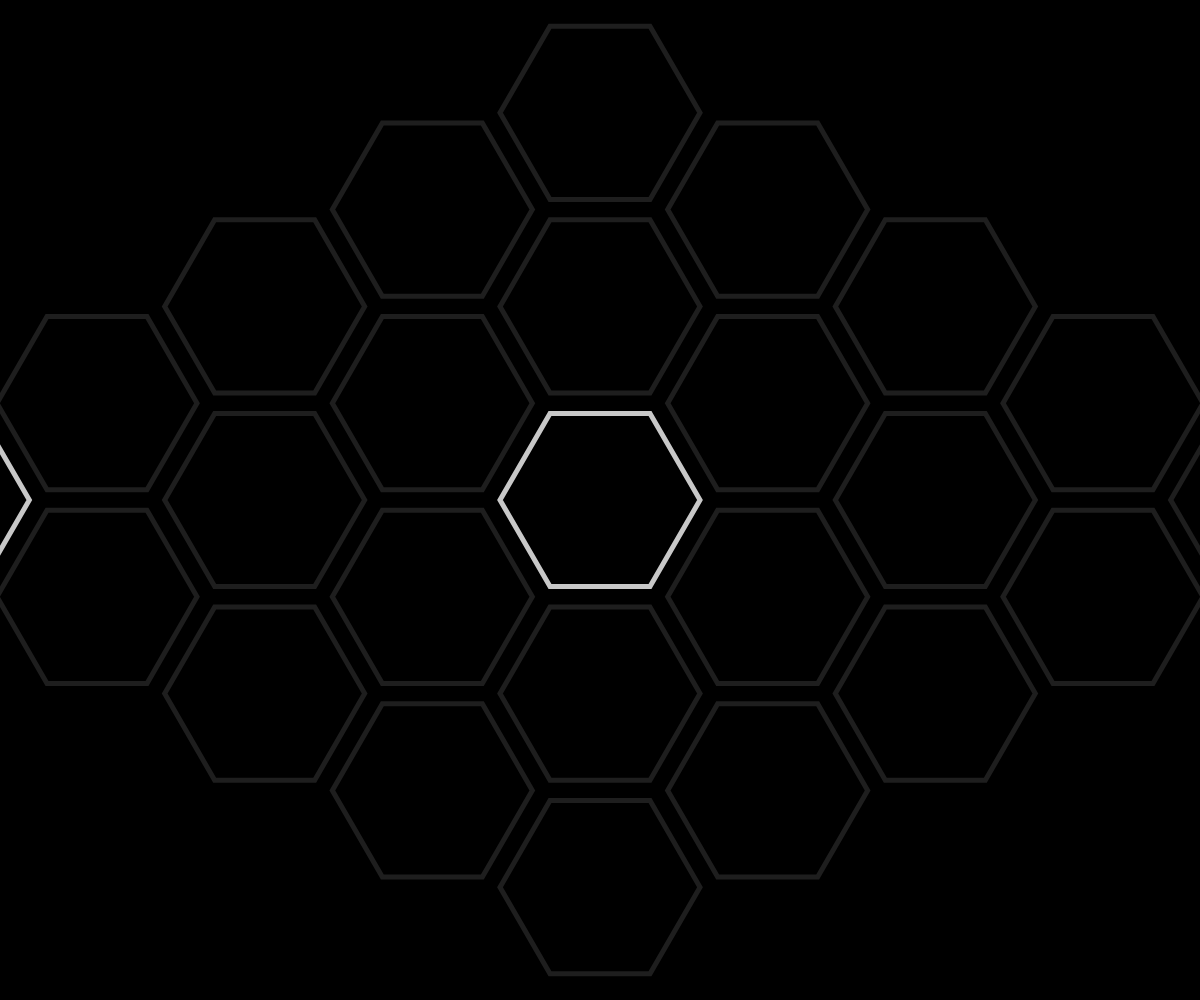
Frame 1 (no input)
Frame 60 (no input): identical to frame 1, image omitted
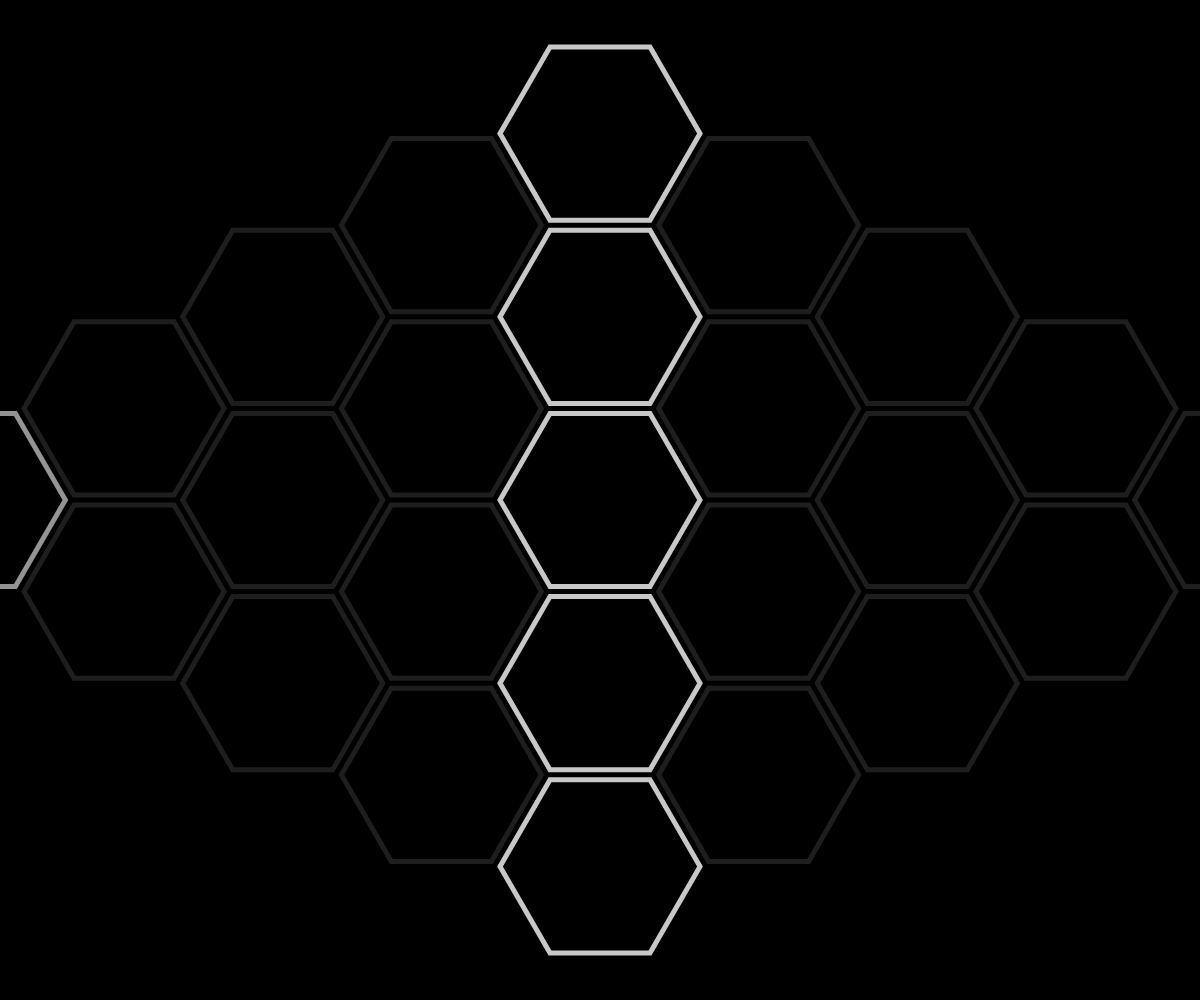
Frame 120 (the mouse pressed at the canvas centre since frame 60)

The p5.js sketch that drew these frames (run headless with seeded random() and noise() and a simulated clock; from frame 60 on, the mouse is pressed at the canvas centre):

// p5.js sketch
// ── sketch.js
var n = 6;
let noiseMax = 0.001;
let zoff = 0;
function setup() {
  createCanvas(windowWidth, windowHeight);
  angleMode(DEGREES);
}
function draw() {
  background(0);
  push();
  keyPressed();
  mainShow(n);
  pop();
}
function keyPressed() {
  if (keyCode === LEFT_ARROW) {
    n = 36;
  } else if (keyCode === RIGHT_ARROW) {
    n = 12;
  } else if (keyCode === UP_ARROW) {
    n = 24;
  } else if (keyCode === DOWN_ARROW) {
    n = 6;
  }
}
function polygon(x, y, npoints) {
  let radius;
  let angle = 360 / npoints;
  if (n != 6) {
    rotate(map(mouseX, 0, width, 0, 45));
  }
  beginShape();
  noiseMax = map(mouseX, 0, width, 0, 10);
  for (let a = 0; a < 360; a += angle) {
    let xoff = map(cos(a), -1, 1, 0, noiseMax);
    let yoff = map(sin(a), -1, 1, 0, noiseMax);
    if (2 * angle == 30) {
      if (a % 30 == 0) {
        radius = map(mouseX, 0, width, 89.658, 110.342);
      } else {
        radius = 100;
      }
    } else if (2 * angle == 60) {
      if (a % 60 == 0) {
        radius = map(mouseX, 0, width, 100, 100);
      } else {
        radius = 100;
      }
    } else if (2 * angle == 20) {
      if (a % 60 == 0) {
        radius = map(mouseX, 0, width, 87, 113);
      } else if (a % 30 == 0) {
        radius = 100;
      } else {
        radius = 98;
      }
    } else {
      radius = 100;
    }
    let sx = x + cos(a) * radius;
    let sy = y + sin(a) * radius;
    vertex(sx, sy);
    zoff += 0.001;
  }
  endShape(CLOSE);
}

// ── Glitch.js
function glitch() {
  for (let i = 0; i < img[0].height / 60; i++) {
    //dist(pmouseX, pmouseY, mouseX, mouseY) * 0.04; i++) {
    drawStreak();
  }
  for (let i = 0; i < img[1].height / 60; i++) {
    //dist(pmouseX, pmouseY, mouseX, mouseY) * 0.04; i++) {
    drawStreak();
  }
}

function drawStreak() {
  let y = floor(random(height));
  let h = floor(random(20, 30)); //floor(random(1, 100));
  let xChange = floor(
    map(
      noise(y * yNoiseChange, (vol * 0.3 + frameCount) * timeNoiseChange),
      0.06,
      0.94,
      -maxXChange,
      maxXChange
    )
  ); //floor(random(-maxXChange, maxXChange));
  let yChange = floor(
    xChange * (maxYChange / maxXChange) * random() > 0.1 ? -1 : 1
  );

  if (
    random() <
    (dist(pmouseX, pmouseY, mouseX, mouseY) / width) * 0.3 + 0.0015
  )
    filter(POSTERIZE, floor(random(2, 6)));
  if (mouseIsPressed && abs(mouseY - y) < 60) {
    if (!inverted) filter(INVERT);
    inverted = true;
  } else {
    if (inverted) filter(INVERT);
    inverted = false;
  }

  //if(random()<0.03)tint(random(255), random(255), random(255));

  //copy(img, 0, y, img.width, h, xChange - maxXChange, -maxYChange + y + yChange, img.width, h);
  image(
    img[0],
    xChange - maxXChange,
    -maxYChange + y + yChange,
    img[0].width,
    h,
    0,
    y,
    img[0].width,
    h
  );
  image(
    img[1],
    xChange - maxXChange,
    -maxYChange + y + yChange,
    img[1].width,
    h,
    0,
    y,
    img[1].width,
    h
  );
}

function glitch2() {
  for (var i = 0; i < drops.length; i++) {
    drops[i].fall();
    drops[i].show();
  }
}
function Drop() {
  this.x = random(-500, height);
  this.y = random(-500, width);
  this.y2 = random(width + 500, width / 2);
  this.z = random(0, 20);
  this.len = map(this.z, 0, 20, 10, 20);
  this.yspeed = map(this.z, 0, 20, 1, 20);

  this.fall = function() {
    this.y = this.y + this.yspeed;
    this.y2 = this.y2 - this.yspeed;
    var grav = map(this.z, 0, 20, 0, 0.2);
    this.yspeed = this.yspeed + grav;

    if (this.y > width / 2 - 400) {
      this.y = random(-200, -100);
      this.yspeed = map(this.z, 0, 20, 4, 10);
    }
    if (this.y2 < width / 2 + 300) {
      this.y2 = random(width + 200, width + 100);
      this.yspeed = map(this.z, 0, 20, 4, 10);
    }
  };

  this.show = function() {
    var thick = map(this.z, 0, 20, 4, 6);
    strokeWeight(thick);
    stroke(random(0, 100));
    line(this.y2, this.x, this.y2 + this.len * 10, this.x);
    line(this.y, this.x, this.y + this.len * 10, this.x);
  };
}
/*
function glitch() {
  var total = 5;
  var count = 0;

  while (count < total) {
    var newC = newCircle();
    if (newC !== null) {
      circles.push(newC);
      count++;
    }
  }

  for (var i = 0; i < circles.length; i++) {
    var circle = circles[i];

    if (circle.growing) {
      if (circle.edges()) {
        circle.growing = false;
      } else {
        for (var j = 0; j < circles.length; j++) {
          var other = circles[j];
          if (circle !== other) {
            var d = dist(circle.x, circle.y, other.x, other.y);
            var distance = circle.r + other.r;

            if (d - 2 < distance) {
              circle.growing = false;
              break;
            }
          }
        }
      }
    }

    circle.show();
    circle.grow();
  }
}
function Circle(x, y) {
  this.x = x;
  this.y = y;
  this.r = 10;
  this.growing = true;

  this.grow = function() {
    if (this.growing) {
      this.r += 2;
    }
    if (this.r >= 30) {
      this.r = 5;
    }
  };

  this.show = function() {
    noStroke();
    fill(random(50, 255), 100);
    rectMode(CENTER);
    rect(this.x, this.y, this.r * 2, this.r * 1.5);
    rect(this.y * 2, this.x, this.r * 1.5, this.r * 2);
    rect(this.x * 2, this.y, this.r * 2, this.r);
  };

  this.edges = function() {
    return (
      this.x + this.r >= width ||
      this.x - this.r <= 0 ||
      this.y + this.r >= height ||
      this.y - this.r <= 0
    );
  };
}
function newCircle() {
  var x = random(width);
  var y = random(height);
  var valid = true;
  for (var i = 0; i < circles.length; i++) {
    var circle = circles[i];
    var d = dist(x, y, circle.x, circle.y);
    if (d < circle.r) {
      valid = false;
      break;
    }
  }
  if (valid) {
    return new Circle(x, y);
  } else {
    return null;
  }
}*/

// ── Morph.js
let radius;
class Morph {
  morphDo() {
    let startA = 0;
    let endA = 120;
    let start = polarToCartesian(radius, startA);
    let end = polarToCartesian(radius, endA);
    for (let a = startA; a < 360; a += spacing) {
      if (a % 30 == 0) {
        let cv = polarToCartesian(89, a);
        cirPath.push(cv);
        let amt = (a % 120) / (endA - startA);
        let tv = p5.Vector.lerp(start, end, amt);
        triPath.push(tv);

        if (a % 120 === 0) {
          startA = startA + 120;
          endA = endA + 120;
          start = polarToCartesian(89, startA);
          end = polarToCartesian(89, endA);
        } else {
          let cv = polarToCartesian(100, a);
          cirPath.push(cv);
          let amt = (a % 120) / (endA - startA);
          let tv = p5.Vector.lerp(start, end, amt);
          triPath.push(tv);

          if (a % 120 === 0) {
            startA = startA + 120;
            endA = endA + 120;
            start = polarToCartesian(100, startA);
            end = polarToCartesian(100, endA);
          }
        }
      }
    }
  }

  morphShow() {
    rotate(map(mouseX, 0, width, 0, 45));
    let amt = 0; //(sin(theta) + 1) / 3.5
    theta += 0.1;
    beginShape();
    for (let i = 0; i < cirPath.length; i++) {
      let cv = cirPath[i];
      let tv = triPath[i];
      let x = lerp(cv.x, tv.x, amt);
      let y = lerp(cv.y, tv.y, amt);
      vertex(x, y);
    }
    endShape(CLOSE);
  }
}

// ── centerColor.js
function centerColor() {
  stroke(z_);
  switch (n) {
    case 6:
      if (z_ <= 200) {
        z_ += 0.33;
      } else if (z_ >= 200) {
        stroke(z0_);
        if (z0_ >= 8.6) {
          z0_ -= 0.33;
        } else if (z0_ <= 8.6) {
          n = 12;
          z0_ = 200;
          z_ = 8.6;
        }
      }
      break;
    case 12:
      stroke(z1_);
      if (z1_ <= 200) {
        z1_ += 0.33;
      } else if (z1_ >= 200) {
        stroke(z2_);
        if (z2_ >= 8.6) {
          z2_ -= 0.33;
        } else if (z2_ <= 8.6) {
          n = 24;
          z2_ = 200;
          z1_ = 8.6;
        }
      }
      break;
    case 24:
      stroke(z3_);
      if (z3_ <= 200) {
        z3_ += 0.33;
      } else if (z3_ >= 200) {
        stroke(z4_);
        if (z4_ >= 8.6) {
          z4_ -= 0.33;
        } else if (z4_ <= 8.6) {
          n = 36;
          z3_ = 8.6;
          z4_ = 200;
        }
      }
      break;
    case 36:
      stroke(z5_);
      if (z5_ <= 200) {
        z5_ += 0.33;
      } else if (z5_ >= 200) {
        stroke(z6_);
        if (z6_ >= 8.6) {
          z6_ -= 0.33;
        } else if (z6_ <= 8.6) {
          n = 6;
          z6_ = 200;
          z5_ = 8.6;
        }
      }
      break;
  }
}

// ── color.js
function colored() {
  stroke(z1);
  switch (n) {
    case 6:
      stroke(z);
      if (z <= 60) {
        z += 0.1;
      } else if (z >= 60) {
        stroke(z0);
        if (z0 >= 10) {
          z0 -= 0.1;
        } else if (z0 <= 10) {
          n = 12;
          z = 10;
          z0 = 60;
        }
      }
      break;

    case 12:
      stroke(z1);
      if (z1 <= 60) {
        z1 += 0.1;
      } else if (z1 >= 60) {
        stroke(z2);
        if (z2 >= 10) {
          z2 -= 0.1;
        } else if (z2 <= 10) {
          n = 24;
          z1 = 10;
          z2 = 60;
        }
      }
      break;
    case 24:
      stroke(z3);
      if (z3 <= 60) {
        z3 += 0.1;
      } else if (z3 >= 60) {
        stroke(z4);
        if (z4 >= 10) {
          z4 -= 0.1;
        } else if (z4 <= 10) {
          n = 36;
          z3 = 10;
          z4 = 60;
        }
      }
      break;
    case 36:
      stroke(z5);
      if (z5 <= 60) {
        z5 += 0.1;
      } else if (z5 >= 60) {
        stroke(z6);
        if (z6 >= 10) {
          z6 -= 0.1;
        } else if (z6 <= 10) {
          n = 6;
          z6 = 60;
          z5 = 10;
        }
      }
      break;
  }
}

// ── fifth.js
function fifth(w, h) {
  stroke(30);
  if (itsOn < 300 && itsOn >= 200) {
    z5 = 150;
    stroke(z5);
  } else {
    if (z5 >= 30) {
      z5 = z5 * 0.95;
      stroke(z5);
    }
  }
  push();
  translate(width / 2 - 5 * w, height / 2 + h);
  if (n == 24) {
    rotate(15);
  }
  polygon(0, 0, n);
  pop();
  push();
  translate(width / 2 + 5 * w, height / 2 + h);
  if (n == 24) {
    rotate(15);
  }
  polygon(0, 0, n);
  pop();
  push();
  translate(width / 2 + 5 * w, height / 2 - h);
  if (n == 24) {
    rotate(15);
  }
  polygon(0, 0, n);
  pop();
  push();
  translate(width / 2 - 5 * w, height / 2 - h);
  if (n == 24) {
    rotate(15);
  }
  polygon(0, 0, n);
  pop();
  push();
  translate(width / 2 + 5 * w, height / 2 + 3 * h);
  if (n == 24) {
    rotate(15);
  }
  polygon(0, 0, n);
  pop();
  push();
  translate(width / 2 + 5 * w, height / 2 - 3 * h);
  if (n == 24) {
    rotate(15);
  }
  polygon(0, 0, n);
  pop();
  push();
  translate(width / 2 + 5 * w, height / 2 - 5 * h);
  if (n == 24) {
    rotate(15);
  }
  polygon(0, 0, n);
  pop();
  push();
  translate(width / 2 + 5 * w, height / 2 + 5 * h);
  if (n == 24) {
    rotate(15);
  }
  polygon(0, 0, n);
  pop();
  push();
  translate(width / 2 - 5 * w, height / 2 - 3 * h);
  if (n == 24) {
    rotate(15);
  }
  polygon(0, 0, n);
  pop();
  push();
  translate(width / 2 - 5 * w, height / 2 + 3 * h);
  if (n == 24) {
    rotate(15);
  }
  polygon(0, 0, n);
  pop();
  push();
  translate(width / 2 - 5 * w, height / 2 + 5 * h);
  if (n == 24) {
    rotate(15);
  }
  polygon(0, 0, n);
  pop();
  push();
  translate(width / 2 - 5 * w, height / 2 - 5 * h);
  if (n == 24) {
    rotate(15);
  }
  polygon(0, 0, n);
  pop();
  push();
  translate(width / 2 - 4 * w, height / 2 - 6 * h);
  if (n == 24) {
    rotate(15);
  }
  polygon(0, 0, n);
  pop();
  push();
  translate(width / 2 - 4 * w, height / 2 + 6 * h);
  if (n == 24) {
    rotate(15);
  }
  polygon(0, 0, n);
  pop();
  push();
  translate(width / 2 + 4 * w, height / 2 - 6 * h);
  if (n == 24) {
    rotate(15);
  }
  polygon(0, 0, n);
  pop();
  push();
  translate(width / 2 + 4 * w, height / 2 + 6 * h);
  if (n == 24) {
    rotate(15);
  }
  polygon(0, 0, n);
  pop();

  push();
  translate(width / 2 - 3 * w, height / 2 - 7 * h);
  if (n == 24) {
    rotate(15);
  }
  polygon(0, 0, n);
  pop();
  push();
  translate(width / 2 - 3 * w, height / 2 + 7 * h);
  if (n == 24) {
    rotate(15);
  }
  polygon(0, 0, n);
  pop();
  push();
  translate(width / 2 + 3 * w, height / 2 - 7 * h);
  if (n == 24) {
    rotate(15);
  }
  polygon(0, 0, n);
  pop();
  push();
  translate(width / 2 + 3 * w, height / 2 + 7 * h);
  if (n == 24) {
    rotate(15);
  }
  polygon(0, 0, n);
  pop();
  push();
  translate(width / 2 + 2 * w, height / 2 + 8 * h);
  if (n == 24) {
    rotate(15);
  }
  polygon(0, 0, n);
  pop();
  push();
  translate(width / 2 + 2 * w, height / 2 - 8 * h);
  if (n == 24) {
    rotate(15);
  }
  polygon(0, 0, n);
  pop();
  push();
  translate(width / 2 - 2 * w, height / 2 + 8 * h);
  if (n == 24) {
    rotate(15);
  }
  polygon(0, 0, n);
  pop();
  push();
  translate(width / 2 - 2 * w, height / 2 - 8 * h);
  if (n == 24) {
    rotate(15);
  }
  polygon(0, 0, n);
  pop();
  push();
  translate(width / 2 - w, height / 2 - 9 * h);
  if (n == 24) {
    rotate(15);
  }
  polygon(0, 0, n);
  pop();
  push();
  translate(width / 2 - w, height / 2 + 9 * h);
  if (n == 24) {
    rotate(15);
  }
  polygon(0, 0, n);
  pop();
  push();
  translate(width / 2 + w, height / 2 - 9 * h);
  if (n == 24) {
    rotate(15);
  }
  polygon(0, 0, n);
  pop();
  push();
  translate(width / 2 + w, height / 2 + 9 * h);
  if (n == 24) {
    rotate(15);
  }
  polygon(0, 0, n);
  pop();
  push();
  translate(width / 2, height / 2 - 10 * h);
  if (n == 24) {
    rotate(15);
  }
  polygon(0, 0, n);
  pop();
  push();
  translate(width / 2, height / 2 + 10 * h);
  if (n == 24) {
    rotate(15);
  }
  polygon(0, 0, n);
  pop();
}

// ── first.js
function first(w, h) {
  stroke(160);
  /*if (itsOn == 600) {
    z1 = 200;
    stroke(z1);
  } else {
    if (z1 >= 30) {
      z1 = z1 * 0.9;
      stroke(z1);
    }
  }*/
  push();
  translate(width / 2, height / 2 - 2 * h);
  if (n == 24) {
    rotate(15);
  }
  polygon(0, 0, n);
  pop();
  push();
  translate(width / 2, height / 2 + 2 * h);
  if (n == 24) {
    rotate(15);
  }
  polygon(0, 0, n);
  pop();
  push();
  translate(width / 2 + w, height / 2 + 1 * h);
  if (n == 24) {
    rotate(15);
  }
  polygon(0, 0, n);
  pop();
  push();
  translate(width / 2 + w, height / 2 - 1 * h);
  if (n == 24) {
    rotate(15);
  }
  polygon(0, 0, n);
  pop();
  push();
  translate(width / 2 - w, height / 2 - 1 * h);
  if (n == 24) {
    rotate(15);
  }
  polygon(0, 0, n);
  pop();
  push();
  translate(width / 2 - w, height / 2 + 1 * h);
  if (n == 24) {
    rotate(15);
  }
  polygon(0, 0, n);
  pop();

  stroke(100);
  /*if (itsOn < 500 && itsOn >= 400) {
    z2 = 200;
    stroke(z2);
  } else {
    if (z2 >= 30) {
      z2 = z2 * 0.88;
      stroke(z2);
    }
  }*/
  push();
  translate(width / 2 - 2 * w, height / 2);
  if (n == 24) {
    rotate(15);
  }
  polygon(0, 0, n);
  pop();
  push();
  translate(width / 2 + 2 * w, height / 2);
  if (n == 24) {
    rotate(15);
  }
  polygon(0, 0, n);
  pop();
  push();
  translate(width / 2 + 2 * w, height / 2 + 2 * h);
  if (n == 24) {
    rotate(15);
  }
  polygon(0, 0, n);
  pop();
  push();
  translate(width / 2 - 2 * w, height / 2 + 2 * h);
  if (n == 24) {
    rotate(15);
  }
  polygon(0, 0, n);
  pop();
  push();
  translate(width / 2 - 2 * w, height / 2 - 2 * h);
  if (n == 24) {
    rotate(15);
  }
  polygon(0, 0, n);
  pop();
  push();
  translate(width / 2 + 2 * w, height / 2 - 2 * h);
  if (n == 24) {
    rotate(15);
  }
  polygon(0, 0, n);
  pop();
  push();
  translate(width / 2 + w, height / 2 - 3 * h);
  if (n == 24) {
    rotate(15);
  }
  polygon(0, 0, n);
  pop();
  push();
  translate(width / 2 + w, height / 2 + 3 * h);
  if (n == 24) {
    rotate(15);
  }
  polygon(0, 0, n);
  pop();
  push();
  translate(width / 2 - w, height / 2 - 3 * h);
  if (n == 24) {
    rotate(15);
  }
  polygon(0, 0, n);
  pop();
  push();
  translate(width / 2 - w, height / 2 + 3 * h);
  if (n == 24) {
    rotate(15);
  }
  polygon(0, 0, n);
  pop();
  push();
  translate(width / 2, height / 2 - 4 * h);
  if (n == 24) {
    rotate(15);
  }
  polygon(0, 0, n);
  pop();
  push();
  translate(width / 2, height / 2 + 4 * h);
  if (n == 24) {
    rotate(15);
  }
  polygon(0, 0, n);
  pop();
}

// ── forth.js
function forth(w, h) {
  /*stroke(30);
   if (itsOn < 350 && itsOn >= 250) {
    z4 = 150;
    stroke(z4);
  } else {
    if (z4 >= 30) {
      z4 = z4 * 0.91;
      stroke(z4);
    }
  }*/
  push();
  translate(width / 2 - 4 * w, height / 2);
  if (n == 24) {
    rotate(15);
  }
  polygon(0, 0, n);
  pop();
  push();
  translate(width / 2 + 4 * w, height / 2);
  if (n == 24) {
    rotate(15);
  }
  polygon(0, 0, n);
  pop();
  push();
  translate(width / 2 + 4 * w, height / 2 + 2 * h);
  if (n == 24) {
    rotate(15);
  }
  polygon(0, 0, n);
  pop();
  push();
  translate(width / 2 + 4 * w, height / 2 - 2 * h);
  if (n == 24) {
    rotate(15);
  }
  polygon(0, 0, n);
  pop();
  push();
  translate(width / 2 + 4 * w, height / 2 - 4 * h);
  if (n == 24) {
    rotate(15);
  }
  polygon(0, 0, n);
  pop();
  push();
  translate(width / 2 + 4 * w, height / 2 + 4 * h);
  if (n == 24) {
    rotate(15);
  }
  polygon(0, 0, n);
  pop();
  push();
  translate(width / 2 - 4 * w, height / 2 - 2 * h);
  if (n == 24) {
    rotate(15);
  }
  polygon(0, 0, n);
  pop();
  push();
  translate(width / 2 - 4 * w, height / 2 + 2 * h);
  if (n == 24) {
    rotate(15);
  }
  polygon(0, 0, n);
  pop();
  push();
  translate(width / 2 - 4 * w, height / 2 + 4 * h);
  if (n == 24) {
    rotate(15);
  }
  polygon(0, 0, n);
  pop();
  push();
  translate(width / 2 - 4 * w, height / 2 - 4 * h);
  if (n == 24) {
    rotate(15);
  }
  polygon(0, 0, n);
  pop();
  push();
  translate(width / 2 - 3 * w, height / 2 - 5 * h);
  if (n == 24) {
    rotate(15);
  }
  polygon(0, 0, n);
  pop();
  push();
  translate(width / 2 - 3 * w, height / 2 + 5 * h);
  if (n == 24) {
    rotate(15);
  }
  polygon(0, 0, n);
  pop();
  push();
  translate(width / 2 + 3 * w, height / 2 - 5 * h);
  if (n == 24) {
    rotate(15);
  }
  polygon(0, 0, n);
  pop();
  push();
  translate(width / 2 + 3 * w, height / 2 + 5 * h);
  if (n == 24) {
    rotate(15);
  }
  polygon(0, 0, n);
  pop();
  push();
  translate(width / 2 + 2 * w, height / 2 + 6 * h);
  if (n == 24) {
    rotate(15);
  }
  polygon(0, 0, n);
  pop();
  push();
  translate(width / 2 + 2 * w, height / 2 - 6 * h);
  if (n == 24) {
    rotate(15);
  }
  polygon(0, 0, n);
  pop();
  push();
  translate(width / 2 - 2 * w, height / 2 + 6 * h);
  if (n == 24) {
    rotate(15);
  }
  polygon(0, 0, n);
  pop();
  push();
  translate(width / 2 - 2 * w, height / 2 - 6 * h);
  if (n == 24) {
    rotate(15);
  }
  polygon(0, 0, n);
  pop();
  push();
  translate(width / 2 - w, height / 2 - 7 * h);
  if (n == 24) {
    rotate(15);
  }
  polygon(0, 0, n);
  pop();
  push();
  translate(width / 2 - w, height / 2 + 7 * h);
  if (n == 24) {
    rotate(15);
  }
  polygon(0, 0, n);
  pop();
  push();
  translate(width / 2 + w, height / 2 - 7 * h);
  if (n == 24) {
    rotate(15);
  }
  polygon(0, 0, n);
  pop();
  push();
  translate(width / 2 + w, height / 2 + 7 * h);
  if (n == 24) {
    rotate(15);
  }
  polygon(0, 0, n);
  pop();
  push();
  translate(width / 2, height / 2 - 8 * h);
  if (n == 24) {
    rotate(15);
  }
  polygon(0, 0, n);
  pop();
  push();
  translate(width / 2, height / 2 + 8 * h);
  if (n == 24) {
    rotate(15);
  }
  polygon(0, 0, n);
  pop();
}

// ── main.js
var z1, z2, z3, z4, z5, z6, z7, z8, z9;

function mainShow(n) {
  stroke(200);
  strokeWeight(5);
  noFill();
  if (n == 36) {
    var d = map(
      mouseY,
      20,
      height - 20,
      sin(60) * 25.882 * 4 + 25.882 * 2 * 2,
      127
    );
  } else if (n == 6) {
    var d = map(
      mouseY,
      20,
      height - 20,
      sin(60) * 25.882 * 4 + 25.882 * 2 * 2,
      200 * sin(60)
    );
  } else {
    var d = map(
      mouseY,
      20,
      height - 20,
      sin(60) * 25.882 * 4 + 25.882 * 2 * 2,
      sin(60) * 25.882 * 4 + 25.882 * 2
    );
  }
  var w = d * sin(60);
  var h = d * sin(30);

  push();
  translate(width / 2, height / 2);
  if (n == 24) {
    rotate(15);
  }
  polygon(0, 0, n);
  pop();
  stroke(30);

  if (dist(mouseX, 0, width / 2, 0) <= 100 * sin(60)) {
    z1 = 200;
    stroke(z1);
  } else {
    if (z1 >= 30) {
      z1 = z1 * 0.995;
      stroke(z1);
    }
  }
  push();
  translate(width / 2, height / 2 - d);
  if (n == 24) {
    rotate(15);
  }
  polygon(0, 0, n);
  pop();
  push();
  translate(width / 2, height / 2 + d);
  if (n == 24) {
    rotate(15);
  }
  polygon(0, 0, n);
  pop();
  push();
  push();
  translate(width / 2, height / 2 - 4 * h);
  if (n == 24) {
    rotate(15);
  }
  polygon(0, 0, n);
  pop();
  push();
  translate(width / 2, height / 2 + 4 * h);
  if (n == 24) {
    rotate(15);
  }
  polygon(0, 0, n);
  pop();

  stroke(30);
  if (dist(mouseX, 0, width / 2 + w, 0) <= 100 * sin(60)) {
    z2 = 200;
    stroke(z2);
  } else {
    if (z2 >= 30) {
      z2 = z2 * 0.995;
      stroke(z2);
    }
  }
  push();
  translate(width / 2 + w, height / 2 + h);
  if (n == 24) {
    rotate(15);
  }
  polygon(0, 0, n);
  pop();
  push();
  translate(width / 2 + w, height / 2 - 3 * h);
  if (n == 24) {
    rotate(15);
  }
  polygon(0, 0, n);
  pop();
  push();
  translate(width / 2 + w, height / 2 - h);
  if (n == 24) {
    rotate(15);
  }
  polygon(0, 0, n);
  pop();
  push();
  translate(width / 2 + w, height / 2 + 3 * h);
  if (n == 24) {
    rotate(15);
  }
  polygon(0, 0, n);
  pop();

  stroke(30);
  if (dist(mouseX, 0, width / 2 - w, 0) <= 100 * sin(60)) {
    z3 = 200;
    stroke(z3);
  } else {
    if (z3 >= 30) {
      z3 = z3 * 0.995;
      stroke(z3);
    }
  }
  push();
  translate(width / 2 - w, height / 2 + h);
  if (n == 24) {
    rotate(15);
  }
  polygon(0, 0, n);
  pop();
  push();
  translate(width / 2 - w, height / 2 - h);
  if (n == 24) {
    rotate(15);
  }
  polygon(0, 0, n);
  pop();
  push();
  translate(width / 2 - w, height / 2 + 3 * h);
  if (n == 24) {
    rotate(15);
  }
  polygon(0, 0, n);
  pop();
  push();
  translate(width / 2 - w, height / 2 - 3 * h);
  if (n == 24) {
    rotate(15);
  }
  polygon(0, 0, n);
  pop();

  stroke(30);
  if (dist(mouseX, 0, width / 2 + 2 * w, 0) <= 100 * sin(60)) {
    z4 = 200;
    stroke(z4);
  } else {
    if (z4 >= 30) {
      z4 = z4 * 0.995;
      stroke(z4);
    }
  }
  push();
  translate(width / 2 + 2 * w, height / 2 - 2 * h);
  if (n == 24) {
    rotate(15);
  }
  polygon(0, 0, n);
  pop();
  push();
  translate(width / 2 + 2 * w, height / 2 + 2 * h);
  if (n == 24) {
    rotate(15);
  }
  polygon(0, 0, n);
  pop();
  push();
  translate(width / 2 + 2 * w, height / 2);
  if (n == 24) {
    rotate(15);
  }
  polygon(0, 0, n);
  pop();

  stroke(30);
  if (dist(mouseX, 0, width / 2 - 2 * w, 0) <= 100 * sin(60)) {
    z5 = 200;
    stroke(z5);
  } else {
    if (z5 >= 30) {
      z5 = z5 * 0.995;
      stroke(z5);
    }
  }
  push();
  translate(width / 2 - 2 * w, height / 2 - 2 * h);
  if (n == 24) {
    rotate(15);
  }
  polygon(0, 0, n);
  pop();
  push();
  translate(width / 2 - 2 * w, height / 2 + 2 * h);
  if (n == 24) {
    rotate(15);
  }
  polygon(0, 0, n);
  pop();
  push();
  translate(width / 2 - 2 * w, height / 2);
  if (n == 24) {
    rotate(15);
  }
  polygon(0, 0, n);
  pop();

  //expanding
  stroke(30);
  if (dist(mouseX, 0, width / 2 - 3 * w, 0) <= 100 * sin(60)) {
    z6 = 200;
    stroke(z6);
  } else {
    if (z6 >= 30) {
      z6 = z6 * 0.995;
      stroke(z6);
    }
  }
  push();
  translate(width / 2 - 3 * w, height / 2 - h);
  if (n == 24) {
    rotate(15);
  }
  polygon(0, 0, n);
  pop();
  push();
  translate(width / 2 - 3 * w, height / 2 + h);
  if (n == 24) {
    rotate(15);
  }
  polygon(0, 0, n);
  pop();

  stroke(30);
  if (dist(mouseX, 0, width / 2 + 3 * w, 0) <= 100 * sin(60)) {
    z7 = 200;
    stroke(z7);
  } else {
    if (z7 >= 30) {
      z7 = z7 * 0.995;
      stroke(z7);
    }
  }
  push();
  translate(width / 2 + 3 * w, height / 2 - h);
  if (n == 24) {
    rotate(15);
  }
  polygon(0, 0, n);
  pop();
  push();
  translate(width / 2 + 3 * w, height / 2 + h);
  if (n == 24) {
    rotate(15);
  }
  polygon(0, 0, n);
  pop();

  stroke(30);
  if (dist(mouseX, 0, width / 2 + 4 * w, 0) <= 100 * sin(60)) {
    z9 = 200;
    stroke(z9);
  } else {
    if (z9 >= 30) {
      z9 = z9 * 0.995;
      stroke(z9);
    }
  }
  push();
  translate(width / 2 + 4 * w, height / 2);
  if (n == 24) {
    rotate(15);
  }
  polygon(0, 0, n);
  pop();

  stroke(30);
  if (dist(mouseX, 0, width / 2 - 4 * w, 0) <= 100 * sin(60)) {
    z8 = 200;
    stroke(z8);
  } else {
    if (z8 >= 30) {
      z8 = z8 * 0.995;
      stroke(z8);
    }
  }
  push();
  translate(width / 2 - 4 * w, height / 2);
  if (n == 24) {
    rotate(15);
  }
  polygon(0, 0, n);
  pop();
}

// ── pattern.js
function pattern(w, h) {
  if (timer >= 25000.0 && timer <= 27000.0) {
    step1 = map(timer, 25000.0, 27000.0, 160, 250);
    step2 = map(timer, 25000.0, 27000.0, 100, 160);
    step3 = map(timer, 25000.0, 27000.0, 65, 100);
    step4 = map(timer, 25000.0, 27000.0, 40, 65);
  } else if (timer >= 27000.0 && timer <= 29000.0) {
    step1 = map(timer, 27000.0, 29000.0, 250, 160);
    step2 = map(timer, 27000.0, 29000.0, 160, 100);
    step3 = map(timer, 27000.0, 29000.0, 100, 65);
    step4 = map(timer, 27000.0, 29000.0, 65, 40);
  } else if (timer >= 32500.0 && timer <= 35000.0) {
    step1 = map(timer, 32500.0, 35000.0, 160, 250);
    step2 = map(timer, 32500.0, 35000.0, 100, 160);
    step3 = map(timer, 32500.0, 35000.0, 65, 100);
    step4 = map(timer, 32500.0, 35000.0, 40, 65);
  } else if (timer >= 35000.0 && timer <= 36000.0) {
    step1 = map(timer, 35000.0, 36000.0, 250, 160);
    step2 = map(timer, 35000.0, 36000.0, 160, 100);
    step3 = map(timer, 35000.0, 36000.0, 100, 65);
    step4 = map(timer, 35000.0, 36000.0, 65, 40);
  }

  if (timer >= 49000.0 && timer <= 50500.0) {
    step1 = map(timer, 49000.0, 50500.0, 160, 250);
    step2 = map(timer, 49000.0, 50500.0, 100, 160);
    step3 = map(timer, 49000.0, 50500.0, 65, 100);
    step4 = map(timer, 49000.0, 50500.0, 40, 65);
  } else if (timer >= 50500.0 && timer <= 51000.0) {
    step1 = 250;
    step2 = 160;
    step3 = 100;
    step4 = 65;
  } else if (timer >= 51000.0 && timer <= 52000.0) {
    step1 = map(timer, 51000.0, 52000.0, 250, 160);
    step2 = map(timer, 51000.0, 52000.0, 160, 100);
    step3 = map(timer, 51000.0, 52000.0, 100, 65);
    step4 = map(timer, 51000.0, 52000.0, 65, 40);
  } else if (timer >= 59000.0 && timer <= 60500.0) {
    step1 = map(timer, 59000.0, 60500.0, 160, 250);
    step2 = map(timer, 59000.0, 60500.0, 100, 160);
    step3 = map(timer, 59000.0, 60500.0, 65, 100);
    step4 = map(timer, 59000.0, 60500.0, 40, 65);
  } else if (timer >= 60500.0 && timer <= 61000.0) {
    step1 = 250;
    step2 = 160;
    step3 = 100;
    step4 = 65;
  } else if (timer >= 61000.0 && timer <= 62000.0) {
    step1 = map(timer, 61000.0, 62000.0, 250, 160);
    step2 = map(timer, 61000.0, 62000.0, 160, 100);
    step3 = map(timer, 61000.0, 62000.0, 100, 65);
    step4 = map(timer, 61000.0, 62000.0, 65, 40);
  } else if (timer >= 69000.0 && timer <= 70500.0) {
    step1 = map(timer, 69000.0, 70500.0, 160, 250);
    step2 = map(timer, 69000.0, 70500.0, 100, 160);
    step3 = map(timer, 69000.0, 70500.0, 65, 100);
    step4 = map(timer, 69000.0, 70500.0, 40, 65);
  } else if (timer >= 70500.0 && timer <= 71000.0) {
    step1 = 250;
    step2 = 160;
    step3 = 100;
    step4 = 65;
  } else if (timer >= 71000.0 && timer <= 72000.0) {
    step1 = map(timer, 71000.0, 72000.0, 250, 160);
    step2 = map(timer, 71000.0, 72000.0, 160, 100);
    step3 = map(timer, 71000.0, 72000.0, 100, 65);
    step4 = map(timer, 71000.0, 72000.0, 65, 40);
  }

  if (timer >= 83000.0 && timer <= 85000.0) {
    step1 = map(timer, 83000.0, 85000.0, 160, 250);
    step2 = map(timer, 83000.0, 85000.0, 100, 160);
    step3 = map(timer, 83000.0, 85000.0, 65, 100);
    step4 = map(timer, 83000.0, 85000.0, 40, 65);
  } else if (timer >= 85000.0 && timer <= 85500.0) {
    step1 = 250;
    step2 = 160;
    step3 = 100;
    step4 = 65;
  } else if (timer >= 85500.0 && timer <= 87000.0) {
    step1 = map(timer, 85500.0, 87000.0, 250, 160);
    step2 = map(timer, 85500.0, 87000.0, 160, 100);
    step3 = map(timer, 85500.0, 87000.0, 100, 65);
    step4 = map(timer, 85500.0, 87000.0, 65, 40);
  } else if (timer >= 104000.0 && timer <= 106000.0) {
    step1 = map(timer, 104000.0, 106000.0, 160, 250);
    step2 = map(timer, 104000.0, 106000.0, 100, 160);
    step3 = map(timer, 104000.0, 106000.0, 65, 100);
    step4 = map(timer, 104000.0, 106000.0, 40, 65);
  } else if (timer >= 106000.0 && timer <= 106500.0) {
    step1 = 250;
    step2 = 160;
    step3 = 100;
    step4 = 65;
  } else if (timer >= 106500.0 && timer <= 108000.0) {
    step1 = map(timer, 106500.0, 108000.0, 250, 160);
    step2 = map(timer, 106500.0, 108000.0, 160, 100);
    step3 = map(timer, 106500.0, 108000.0, 100, 65);
    step4 = map(timer, 106500.0, 108000.0, 65, 40);
  }
  for (var i = -10; i <= 10; i++) {
    if (vol >= 0.03) {
      var r = int(random(-7, 7));
      if (i == r) {
        fill(step1);
      }
    }
    if (i % 2 == 0) {
      for (j = -16; j <= 16; j += 2) {
        if (i == 0 && j == 0) {
          stroke(step1);
        } else if ((i == 0 && j == 2) || (i == 0 && j == -2)) {
          stroke(step1);
        } else if (
          (i == -2 && j == 0) ||
          (i == +2 && j == 0) ||
          (i == -2 && j == 2) ||
          (i == +2 && j == 2) ||
          (i == -2 && j == -2) ||
          (i == +2 && j == -2) ||
          (i == 0 && j == -4) ||
          (i == 0 && j == +4)
        ) {
          stroke(step2);
        } else if (
          (i == -2 && j == 4) ||
          (i == +2 && j == 4) ||
          (i == -2 && j == -4) ||
          (i == +2 && j == -4) ||
          (i == 0 && j == -6) ||
          (i == 0 && j == 6)
        ) {
          stroke(step3);
        } else if (
          (i == -2 && j == 6) ||
          (i == +2 && j == 6) ||
          (i == -2 && j == -6) ||
          (i == +2 && j == -6) ||
          (i == 0 && j == -8) ||
          (i == 0 && j == 8) ||
          (i == -4 && j == 2) ||
          (i == +4 && j == 2) ||
          (i == -4 && j == -2) ||
          (i == +4 && j == -2) ||
          (i == -4 && j == -4) ||
          (i == +4 && j == -4) ||
          (i == -4 && j == 4) ||
          (i == +4 && j == 4) ||
          (i == -4 && j == 0) ||
          (i == +4 && j == 0)
        ) {
          stroke(step4);
        } else {
          stroke(40);
        }
        push();
        translate(width / 2 + i * w, height / 2 + j * h);
        if (n == 24) {
          rotate(15);
        }
        polygon(0, 0, n);
        pop();
      }
    } else {
      for (j = -15; j <= 15; j += 2) {
        if (
          (i == 1 && j == 1) ||
          (i == 1 && j == -1) ||
          (i == -1 && j == 1) ||
          (i == -1 && j == -1)
        ) {
          stroke(step1);
        } else if (
          (i == 1 && j == 3) ||
          (i == 1 && j == -3) ||
          (i == -1 && j == 3) ||
          (i == -1 && j == -3)
        ) {
          stroke(step2);
        } else if (
          (i == 3 && j == 1) ||
          (i == 3 && j == -1) ||
          (i == 3 && j == 3) ||
          (i == 3 && j == -3) ||
          (i == -3 && j == 1) ||
          (i == -3 && j == -1) ||
          (i == -3 && j == 3) ||
          (i == -3 && j == -3) ||
          (i == 1 && j == 5) ||
          (i == 1 && j == -5) ||
          (i == -1 && j == 5) ||
          (i == -1 && j == -5)
        ) {
          stroke(step3);
        } else if (
          (i == 3 && j == -5) ||
          (i == -3 && j == 5) ||
          (i == -3 && j == -5) ||
          (i == 3 && j == 5) ||
          (i == 1 && j == 7) ||
          (i == 1 && j == -7) ||
          (i == -1 && j == 7) ||
          (i == -1 && j == -7)
        ) {
          stroke(step4);
        } else {
          stroke(40);
        }
        push();
        translate(width / 2 + i * w, height / 2 + j * h);
        if (n == 24) {
          rotate(15);
        }
        polygon(0, 0, n);
        pop();
      }
    }
  }
  push();
  if (vol >= 0.051) {
    frameRate(30);
    note_i = int(random([5, 7]));

    note_j = int(random([-1, 1, -3, 3, 5, -5, 7, -7]));

    carrier[int(random(61, 82))].play();
    frames = this.frameCount;
    noteColor = 40;
    noteColor2 = 40;
    hit = false;
  } else if (hit == false) {
    noteColor = noteColor * 1.055;
    noteColor2 = noteColor2 * 1.04;
    if (noteColor >= 159) {
      hit = true;
    }
  } else {
    if (noteColor >= 40) {
      noteColor *= 0.983;
    }
    if (noteColor2 >= 40) {
      noteColor2 *= 0.983;
    }
  }
  stroke(noteColor);
  push();
  translate(width / 2 + note_i * w, height / 2 + note_j * h);
  if (n == 24) {
    rotate(15);
  }
  polygon(0, 0, n);
  pop();
  stroke(noteColor2);
  push();
  translate(width / 2 + note_i * w, height / 2 + (note_j + 2) * h);
  if (n == 24) {
    rotate(15);
  }
  polygon(0, 0, n);
  pop();

  push();
  translate(width / 2 + note_i * w, height / 2 + (note_j - 2) * h);
  if (n == 24) {
    rotate(15);
  }
  polygon(0, 0, n);
  pop();

  push();
  translate(width / 2 + (note_i - 1) * w, height / 2 + (note_j - 1) * h);
  if (n == 24) {
    rotate(15);
  }
  polygon(0, 0, n);
  pop();

  push();
  translate(width / 2 + (note_i - 1) * w, height / 2 + (note_j + 1) * h);
  if (n == 24) {
    rotate(15);
  }
  polygon(0, 0, n);
  pop();

  push();
  translate(width / 2 + (note_i + 1) * w, height / 2 + (note_j - 1) * h);
  if (n == 24) {
    rotate(15);
  }
  polygon(0, 0, n);
  pop();

  push();
  translate(width / 2 + (note_i + 1) * w, height / 2 + (note_j + 1) * h);
  if (n == 24) {
    rotate(15);
  }
  polygon(0, 0, n);
  pop();
  pop();
  /*--------------------number2------------------------*/
  push();
  if (vol >= 0.01 && vol <= 0.038) {
    frameRate(30);
    note_i_2 = int(random([-7, -5]));

    note_j_2 = int(random([-1, 1, -3, 3, 5, -5, 7, -7]));

    carrier[int(random(2, 31))].play();
    frames = this.frameCount;
    noteColor3 = 40;
    noteColor4 = 40;
    hit2 = false;
  } else if (hit2 == false) {
    noteColor3 = noteColor3 * 1.055;
    noteColor4 = noteColor4 * 1.04;
    if (noteColor3 >= 159) {
      hit2 = true;
    }
  } else {
    if (noteColor3 >= 40) {
      noteColor3 *= 0.983;
    }
    if (noteColor4 >= 40) {
      noteColor4 *= 0.983;
    }
  }
  stroke(noteColor3);
  push();
  translate(width / 2 + note_i_2 * w, height / 2 + note_j_2 * h);
  if (n == 24) {
    rotate(15);
  }
  polygon(0, 0, n);
  pop();
  stroke(noteColor4);
  push();
  translate(width / 2 + note_i_2 * w, height / 2 + (note_j_2 + 2) * h);
  if (n == 24) {
    rotate(15);
  }
  polygon(0, 0, n);
  pop();

  push();
  translate(width / 2 + note_i_2 * w, height / 2 + (note_j_2 - 2) * h);
  if (n == 24) {
    rotate(15);
  }
  polygon(0, 0, n);
  pop();

  push();
  translate(width / 2 + (note_i_2 - 1) * w, height / 2 + (note_j_2 - 1) * h);
  if (n == 24) {
    rotate(15);
  }
  polygon(0, 0, n);
  pop();

  push();
  translate(width / 2 + (note_i_2 - 1) * w, height / 2 + (note_j_2 + 1) * h);
  if (n == 24) {
    rotate(15);
  }
  polygon(0, 0, n);
  pop();

  push();
  translate(width / 2 + (note_i_2 + 1) * w, height / 2 + (note_j_2 - 1) * h);
  if (n == 24) {
    rotate(15);
  }
  polygon(0, 0, n);
  pop();

  push();
  translate(width / 2 + (note_i_2 + 1) * w, height / 2 + (note_j_2 + 1) * h);
  if (n == 24) {
    rotate(15);
  }
  polygon(0, 0, n);
  pop();
  pop();
  /*------------------------------number3----------------------------*/
  push();
  if (vol >= 0.04 && vol <= 0.049) {
    frameRate(30);
    note_i_3 = int(random([6, -6]));

    note_j_3 = int(random(-4, 4)) * 2;

    carrier[int(random(31, 61))].play();
    frames = this.frameCount;
    noteColor5 = 40;
    noteColor6 = 40;
    hit3 = false;
  } else if (hit3 == false) {
    noteColor5 = noteColor5 * 1.055;
    noteColor6 = noteColor6 * 1.04;
    if (noteColor5 >= 159) {
      hit3 = true;
    }
  } else {
    if (noteColor5 >= 40) {
      noteColor5 *= 0.983;
    }
    if (noteColor6 >= 40) {
      noteColor6 *= 0.983;
    }
  }
  stroke(noteColor5);
  push();
  translate(width / 2 + note_i_3 * w, height / 2 + note_j_3 * h);
  if (n == 24) {
    rotate(15);
  }
  polygon(0, 0, n);
  pop();
  stroke(noteColor6);
  push();
  translate(width / 2 + note_i_3 * w, height / 2 + (note_j_3 + 2) * h);
  if (n == 24) {
    rotate(15);
  }
  polygon(0, 0, n);
  pop();

  push();
  translate(width / 2 + note_i_3 * w, height / 2 + (note_j_3 - 2) * h);
  if (n == 24) {
    rotate(15);
  }
  polygon(0, 0, n);
  pop();

  push();
  translate(width / 2 + (note_i_3 - 1) * w, height / 2 + (note_j_3 - 1) * h);
  if (n == 24) {
    rotate(15);
  }
  polygon(0, 0, n);
  pop();

  push();
  translate(width / 2 + (note_i_3 - 1) * w, height / 2 + (note_j_3 + 1) * h);
  if (n == 24) {
    rotate(15);
  }
  polygon(0, 0, n);
  pop();

  push();
  translate(width / 2 + (note_i_3 + 1) * w, height / 2 + (note_j_3 - 1) * h);
  if (n == 24) {
    rotate(15);
  }
  polygon(0, 0, n);
  pop();

  push();
  translate(width / 2 + (note_i_3 + 1) * w, height / 2 + (note_j_3 + 1) * h);
  if (n == 24) {
    rotate(15);
  }
  polygon(0, 0, n);
  pop();
  pop();
}

// ── polygon.js
function polygon(x, y, npoints) {
  let radius;
  let angle = 360 / npoints;
  if (n != 6) {
    if (timer <= 20000.0) {
      rotate(0);
    } else if (timer >= 20000.0 && timer <= 25000.0) {
      rotate(map(timer, 20000.0, 25000.0, 0, 35));
    } else if (timer >= 25000.0 && timer <= 27000.0) {
      rotate(map(timer, 25000.0, 27000.0, 35, 45));
    } else if (timer >= 27000.0 && timer <= 29000.0) {
      rotate(map(timer, 27000.0, 29000.0, 45, 35));
    } else if (timer >= 29000.0 && timer <= 32500.0) {
      rotate(map(timer, 29000.0, 32500.0, 35, 10));
    } else if (timer >= 32500.0 && timer <= 35000.0) {
      rotate(map(timer, 32500.0, 35000.0, 10, 0));
    }

    if (timer >= 51500 && timer <= 59500) {
      rotate(map(timer, 51500.0, 59500.0, 0, 45));
    }
    if (timer >= 59500 && timer <= 61500) {
      rotate(45);
    } else if (timer >= 61500 && timer <= 69500) {
      rotate(map(timer, 61500.0, 69500.0, 45, 0));
    } else if (timer >= 89000.0 && timer <= 98000.0) {
      rotate(map(timer, 89000.0, 98000.0, 0, 45));
    } /*else if (timer >= 88000.0 && timer <= 93000.0) {
      rotate(map(timer, 88000.0, 93000.0, 45, 0));
    } else if (timer >= 93000.0) {
      rotate(0);
    }
    */
  }
  beginShape();
  noiseMax = map(mouseX, 0, width, 0, 10);
  for (let a = 0; a < 360; a += angle) {
    let xoff = map(cos(a), -1, 1, 0, noiseMax);
    let yoff = map(sin(a), -1, 1, 0, noiseMax);
    if (2 * angle == 30) {
      if (a % 30 == 0) {
        if (timer >= 46000.0 && timer <= 49000.0) {
          radius = map(timer, 46000.0, 49000.0, 100, 93.658);
        }
        if (timer >= 49000.0 && timer <= 50500.0) {
          radius = map(timer, 49000.0, 50500.0, 93.658, 89.658);
        } else if (timer >= 50500.0 && timer <= 52000.0) {
          radius = map(timer, 50500.0, 52000.0, 89.658, 93.658);
        } else if (timer >= 52000.0 && timer <= 59000.0) {
          radius = map(timer, 52000.0, 59000.0, 93.658, 106.342);
        } else if (timer >= 59000.0 && timer <= 60500.0) {
          radius = map(timer, 59000.0, 60500.0, 106.342, 110.342);
        } else if (timer >= 60500.0 && timer <= 62000.0) {
          radius = map(timer, 60500.0, 62000.0, 110.342, 106.342);
        } else if (timer >= 62000.0 && timer <= 69000.0) {
          radius = map(timer, 62000.0, 69000.0, 106.342, 93.658);
        } else if (timer >= 69000.0 && timer <= 70500.0) {
          radius = map(timer, 69000.0, 70500.0, 93.658, 89.658);
        } else if (timer >= 70500 && timer <= 72000) {
          radius = map(timer, 70500, 72000, 89.658, 93.658);
        } else if (timer >= 72000 && timer <= 74000) {
          radius = map(timer, 72000, 74000, 93.658, 100);
        }
      } else {
        radius = 100;
      }
    } else if (2 * angle == 60) {
      if (a % 60 == 0) {
        radius = map(mouseX, 0, width, 100, 100);
      } else {
        radius = 100;
      }
    } else if (2 * angle == 20) {
      if (a % 60 == 0) {
        if (timer >= 80000.0 && timer <= 85000.0) {
          radius = map(timer, 80000.0, 85000.0, 100, 87);
        } else if (timer >= 85000.0 && timer <= 93000.0) {
          radius = map(timer, 85000.0, 93000.0, 87, 100);
        } else if (timer >= 93000.0 && timer <= 98000.0) {
          radius = map(timer, 93000.0, 98000.0, 100, 113);
        } /*else if (timer >= 88000.0 && timer <= 93000.0) {
          radius = map(timer, 88000.0, 93000.0, 113, 87);
        } else if (timer >= 93000.0 && timer <= 96000.0) {
          radius = 87;
        } else if (timer >= 96000.0 && timer <= 98000.0) {
          radius = map(timer, 96000.0, 98000.0, 87, 100);
        } else if (timer >= 98000) {
          radius = 100;
        }*/
      } else if (a % 30 == 0) {
        radius = 100;
      } else {
        if (timer >= 80000.0 && timer <= 86000.0) {
          radius = map(timer, 80000.0, 86000.0, 100, 98);
        } else if (timer >= 86000 && timer <= 100000) {
          radius = 98;
        } /*else if (timer >= 96000 && timer <= 98000) {
          radius = map(timer, 96000, 98000, 98, 100);
        }*/
      }
    } else {
      radius = 100;
    }
    let sx = x + cos(a) * radius;
    let sy = y + sin(a) * radius;
    vertex(sx, sy);
  }
  endShape(CLOSE);
}

// ── sixth.js
function sixth(w, h) {
  /*stroke(30);
  if (itsOn < 250 && itsOn >= 150) {
    z6 = 150;
    stroke(z6);
  } else {
    if (z6 >= 30) {
      z6 = z6 * 0.99;
      stroke(z6);
    }
  }*/
  push();
  translate(width / 2 - 5 * w, height / 2 + 7 * h);
  if (n == 24) {
    rotate(15);
  }
  polygon(0, 0, n);
  pop();
  push();
  translate(width / 2 + 5 * w, height / 2 + 7 * h);
  if (n == 24) {
    rotate(15);
  }
  polygon(0, 0, n);
  pop();

  push();
  translate(width / 2 + 5 * w, height / 2 - 7 * h);
  if (n == 24) {
    rotate(15);
  }
  polygon(0, 0, n);
  pop();
  push();
  translate(width / 2 - 5 * w, height / 2 - 7 * h);
  if (n == 24) {
    rotate(15);
  }
  polygon(0, 0, n);
  pop();
  push();
  translate(width / 2 - 4 * w, height / 2 - 8 * h);
  if (n == 24) {
    rotate(15);
  }
  polygon(0, 0, n);
  pop();
  push();
  translate(width / 2 - 4 * w, height / 2 + 8 * h);
  if (n == 24) {
    rotate(15);
  }
  polygon(0, 0, n);
  pop();
  push();
  translate(width / 2 + 4 * w, height / 2 - 8 * h);
  if (n == 24) {
    rotate(15);
  }
  polygon(0, 0, n);
  pop();
  push();
  translate(width / 2 + 4 * w, height / 2 + 8 * h);
  if (n == 24) {
    rotate(15);
  }
  polygon(0, 0, n);
  pop();

  push();
  translate(width / 2 - 3 * w, height / 2 - 9 * h);
  if (n == 24) {
    rotate(15);
  }
  polygon(0, 0, n);
  pop();
  push();
  translate(width / 2 - 3 * w, height / 2 + 9 * h);
  if (n == 24) {
    rotate(15);
  }
  polygon(0, 0, n);
  pop();
  push();
  translate(width / 2 + 3 * w, height / 2 - 9 * h);
  if (n == 24) {
    rotate(15);
  }
  polygon(0, 0, n);
  pop();
  push();
  translate(width / 2 + 3 * w, height / 2 + 9 * h);
  if (n == 24) {
    rotate(15);
  }
  polygon(0, 0, n);
  pop();
  push();
  translate(width / 2 + 2 * w, height / 2 + 10 * h);
  if (n == 24) {
    rotate(15);
  }
  polygon(0, 0, n);
  pop();
  push();
  translate(width / 2 + 2 * w, height / 2 - 10 * h);
  if (n == 24) {
    rotate(15);
  }
  polygon(0, 0, n);
  pop();
  push();
  translate(width / 2 - 2 * w, height / 2 + 10 * h);
  if (n == 24) {
    rotate(15);
  }
  polygon(0, 0, n);
  pop();
  push();
  translate(width / 2 - 2 * w, height / 2 - 10 * h);
  if (n == 24) {
    rotate(15);
  }
  polygon(0, 0, n);
  pop();
  push();
  translate(width / 2 - w, height / 2 - 11 * h);
  if (n == 24) {
    rotate(15);
  }
  polygon(0, 0, n);
  pop();
  push();
  translate(width / 2 - w, height / 2 + 11 * h);
  if (n == 24) {
    rotate(15);
  }
  polygon(0, 0, n);
  pop();
  push();
  translate(width / 2 + w, height / 2 - 11 * h);
  if (n == 24) {
    rotate(15);
  }
  polygon(0, 0, n);
  pop();
  push();
  translate(width / 2 + w, height / 2 + 11 * h);
  if (n == 24) {
    rotate(15);
  }
  polygon(0, 0, n);
  pop();
  push();
  translate(width / 2, height / 2 - 12 * h);
  if (n == 24) {
    rotate(15);
  }
  polygon(0, 0, n);
  pop();
  push();
  translate(width / 2, height / 2 + 12 * h);
  if (n == 24) {
    rotate(15);
  }
  polygon(0, 0, n);
  pop();

  push();
  translate(width / 2 - 6 * w, height / 2);
  if (n == 24) {
    rotate(15);
  }
  polygon(0, 0, n);
  pop();
  push();
  translate(width / 2 + 6 * w, height / 2);
  if (n == 24) {
    rotate(15);
  }
  polygon(0, 0, n);
  pop();
  push();
  translate(width / 2 + 6 * w, height / 2 + 2 * h);
  if (n == 24) {
    rotate(15);
  }
  polygon(0, 0, n);
  pop();
  push();
  translate(width / 2 + 6 * w, height / 2 - 2 * h);
  if (n == 24) {
    rotate(15);
  }
  polygon(0, 0, n);
  pop();
  push();
  translate(width / 2 + 6 * w, height / 2 - 4 * h);
  if (n == 24) {
    rotate(15);
  }
  polygon(0, 0, n);
  pop();
  push();
  translate(width / 2 + 6 * w, height / 2 + 4 * h);
  if (n == 24) {
    rotate(15);
  }
  polygon(0, 0, n);
  pop();
  push();
  translate(width / 2 - 6 * w, height / 2 - 2 * h);
  if (n == 24) {
    rotate(15);
  }
  polygon(0, 0, n);
  pop();
  push();
  translate(width / 2 - 6 * w, height / 2 + 2 * h);
  if (n == 24) {
    rotate(15);
  }
  polygon(0, 0, n);
  pop();
  push();
  translate(width / 2 - 6 * w, height / 2 + 4 * h);
  if (n == 24) {
    rotate(15);
  }
  polygon(0, 0, n);
  pop();
  push();
  translate(width / 2 - 6 * w, height / 2 - 4 * h);
  if (n == 24) {
    rotate(15);
  }
  polygon(0, 0, n);
  pop();
  push();
  translate(width / 2 - 6 * w, height / 2 + 6 * h);
  if (n == 24) {
    rotate(15);
  }
  polygon(0, 0, n);
  pop();
  push();
  translate(width / 2 - 6 * w, height / 2 - 6 * h);
  if (n == 24) {
    rotate(15);
  }
  polygon(0, 0, n);
  pop();
  push();
  translate(width / 2 + 6 * w, height / 2 + 6 * h);
  if (n == 24) {
    rotate(15);
  }
  polygon(0, 0, n);
  pop();
  push();
  translate(width / 2 + 6 * w, height / 2 - 6 * h);
  if (n == 24) {
    rotate(15);
  }
  polygon(0, 0, n);
  pop();
}

// ── third.js
function third(w, h) {
  stroke(65);
  if (itsOn < 450 && itsOn >= 350) {
    z3 = 200;
    stroke(z3);
  } else {
    if (z3 >= 30) {
      z3 = z3 * 0.92;
      stroke(z3);
    }
  }
  push();
  translate(width / 2 + 3 * w, height / 2 + 1 * h);
  if (n == 24) {
    rotate(15);
  }
  polygon(0, 0, n);
  pop();
  push();
  translate(width / 2 + 3 * w, height / 2 - 1 * h);
  if (n == 24) {
    rotate(15);
  }
  polygon(0, 0, n);
  pop();
  push();
  translate(width / 2 + 3 * w, height / 2 - 3 * h);
  if (n == 24) {
    rotate(15);
  }
  polygon(0, 0, n);
  pop();
  push();
  translate(width / 2 + 3 * w, height / 2 + 3 * h);
  if (n == 24) {
    rotate(15);
  }
  polygon(0, 0, n);
  pop();
  push();
  translate(width / 2 - 3 * w, height / 2 + 3 * h);
  if (n == 24) {
    rotate(15);
  }
  polygon(0, 0, n);
  pop();
  push();
  translate(width / 2 - 3 * w, height / 2 - 3 * h);
  if (n == 24) {
    rotate(15);
  }
  polygon(0, 0, n);
  pop();
  push();
  translate(width / 2 - 3 * w, height / 2 - 1 * h);
  if (n == 24) {
    rotate(15);
  }
  polygon(0, 0, n);
  pop();
  push();
  translate(width / 2 - 3 * w, height / 2 + 1 * h);
  if (n == 24) {
    rotate(15);
  }
  polygon(0, 0, n);
  pop();
  push();
  translate(width / 2 - 2 * w, height / 2 + 4 * h);
  if (n == 24) {
    rotate(15);
  }
  polygon(0, 0, n);
  pop();
  push();
  translate(width / 2 - 2 * w, height / 2 - 4 * h);
  if (n == 24) {
    rotate(15);
  }
  polygon(0, 0, n);
  pop();
  push();
  translate(width / 2 + 2 * w, height / 2 - 4 * h);
  if (n == 24) {
    rotate(15);
  }
  polygon(0, 0, n);
  pop();
  push();
  translate(width / 2 + 2 * w, height / 2 + 4 * h);
  if (n == 24) {
    rotate(15);
  }
  polygon(0, 0, n);
  pop();
  push();
  translate(width / 2 + w, height / 2 + 5 * h);
  if (n == 24) {
    rotate(15);
  }
  polygon(0, 0, n);
  pop();
  push();
  translate(width / 2 + w, height / 2 - 5 * h);
  if (n == 24) {
    rotate(15);
  }
  polygon(0, 0, n);
  pop();
  push();
  translate(width / 2 - w, height / 2 + 5 * h);
  if (n == 24) {
    rotate(15);
  }
  polygon(0, 0, n);
  pop();
  push();
  translate(width / 2 - w, height / 2 - 5 * h);
  if (n == 24) {
    rotate(15);
  }
  polygon(0, 0, n);
  pop();
  push();
  translate(width / 2, height / 2 - 6 * h);
  if (n == 24) {
    rotate(15);
  }
  polygon(0, 0, n);
  pop();
  push();
  translate(width / 2, height / 2 + 6 * h);
  if (n == 24) {
    rotate(15);
  }
  polygon(0, 0, n);
  pop();
}
